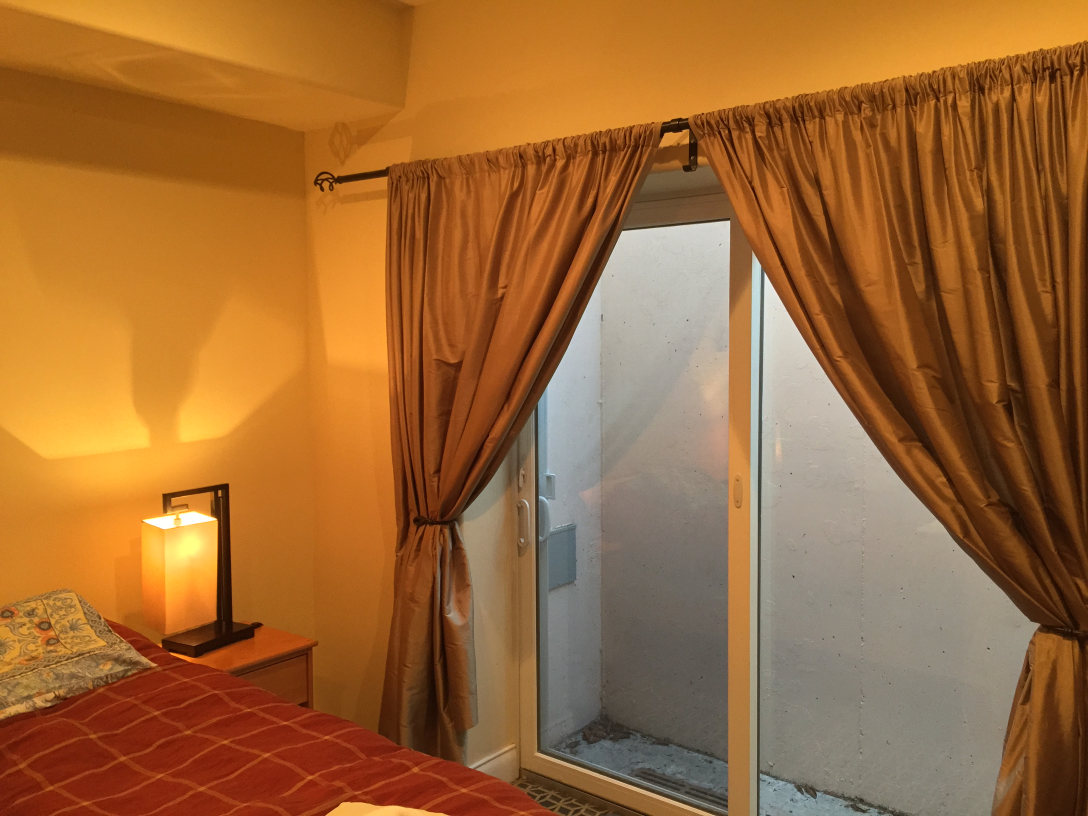
//> input picture data/test.jpg, 3264 x 2448 px (shown at 1/3 size)
$ ./main   (built with g++ and OpenCV 4)
//> lines starting //> are read from the running program, lines starting //| are printed output that depends on the picture
//> further down, image is the input picture: 2448 rows x 3264 cols, CV_8UC3; mean B, G, R 53.9, 104.4, 157.8
### source/line_detector/line_detector.h
#pragma once

#include <opencv2/imgproc/imgproc.hpp>
#include <opencv2/highgui/highgui.hpp>
#include <opencv2/ximgproc.hpp>
#include <unordered_map>
#include <functional>
#include <deque>
#include <array>

namespace std
{
	template<>
	struct hash<cv::Point2i>
	{
		size_t operator()(const cv::Point2i& point) const
		{
			return std::hash<int>()(point.x) ^ std::hash<int>()(point.y);
		}
	};
}

class LineDetector
{
	public:
		typedef struct
		{
			std::array<float, 4> line_equation;
			cv::Point2i p1;
			cv::Point2i p2;
			float length;
		} Segment;

	public:
		LineDetector();
		void detect(const cv::Mat& image, std::vector<Segment>& united_lines);

	private:
		typedef std::function<bool(const cv::Mat&, const int, const int)> FilterPredicate;
		typedef std::function<bool(const cv::Mat&, const cv::Point2i&)> SearchPredicate;
		typedef std::unordered_multimap<cv::Point2i, std::pair<int, int>> Endpoints;

	private:
		//get_skeleton
		void getSkeleton(const cv::Mat& image, cv::Mat& edges) const;
		void equalizeHistograms(const cv::Mat& image, cv::Mat& equalized_image) const;
		void skeletonize(cv::Mat& edges) const;
		void applyFilter(const cv::Mat kernel, cv::Mat& edges, FilterPredicate predicate) const;

		//track_skeleton
		void trackSkeleton(cv::Mat& edges, std::vector<std::vector<cv::Point2i>>& lines) const;
		void setBorderToZero(cv::Mat& image) const;
		void junctionAndEndpoint(cv::Mat& edges, std::vector<cv::Point2i>& endpoints) const;
		void trackLine(cv::Mat& edges, const cv::Point2i& point, std::vector<cv::Point2i>& line) const;
		bool nextPoint(cv::Mat& edges, const cv::Point2i& current_point, cv::Point2i& next_point) const;
		void getPotentialPoints(const cv::Mat& edges, const cv::Point2i& point, std::vector<cv::Point2i>& potential_points, SearchPredicate predicate) const;

		//unite_tracks
		void uniteTracks(const std::vector<std::vector<cv::Point2i>>& lines, std::vector<std::vector<cv::Point2i>>& united_lines) const;
		void buildGraph(const std::vector<std::vector<cv::Point2i>>& lines, const Endpoints& endpoints, std::unordered_multimap<int, int>& graph) const;
		void getInitialNodes(const std::unordered_multimap<int, int>& graph, std::deque<int>& initial_nodes) const;
		void findChains(std::unordered_multimap<int, int>& graph, std::deque<int>& initial_nodes, std::vector<std::vector<int>>& chains) const;
		void assembleLines(const std::vector<std::vector<int>>& chains, const std::vector<std::vector<cv::Point2i>>& lines, std::vector<std::vector<cv::Point2i>>& united_lines) const;
		void addEdge(std::unordered_multimap<int, int>& graph, const int vertex1, const int vertex2) const;
		float dist(const cv::Point2i& p1, const cv::Point2i& p2) const;
		void removeNode(std::unordered_multimap<int, int>& graph, const int node) const;
		void chainToLine(const std::vector<int>& chain, const std::vector<std::vector<cv::Point2i>>& lines, std::vector<cv::Point2i>& line, std::vector<int>& used_lines) const;

		//confirm_tracks
		void confirmTracks(const std::vector<std::vector<cv::Point2i>>& tracks, const cv::Mat& image, std::vector<std::vector<cv::Point2i>>& confirmed) const;
		void imageDiff(const cv::Mat& im1, const cv::Mat& im2, cv::Mat& result) const;
		void grad(const cv::Mat& image, const int d, cv::Mat& result) const;

		//get_lines
		void getLines(const std::vector<std::vector<cv::Point2i>>& tracks, std::vector<Segment>& lines) const;
		void processTrack(const std::vector<cv::Point2i>& track, std::vector<std::vector<cv::Point2i>>& lines, std::vector<Segment>& equations) const;
		float adjustLinearity(const float linearity, const std::vector<cv::Point2i>& segment) const;
		float segmentLinearity(const std::vector<cv::Point2i>& line) const;
		void fitLine(const std::vector<cv::Point2i>& points, std::array<float, 4>& line_equation) const;
		bool isInCorridor(const cv::Point2i& point, const std::array<float, 4>& line_equation, const float corridor_width = 2.0f) const;
		void encodeSegment(const std::vector<cv::Point2i>& segment, Segment& equation) const;
		void lineEquation(const cv::Point2f& p1, const cv::Point2f& p2, std::array<float, 4>& line_equation) const;
		float distanceToLine(const cv::Point2i& point, const std::array<float, 4>& line_equation) const;
		cv::Point2i perpPoint(const std::array<float, 4>& line_equation, const cv::Point2i point) const;
		cv::Point2i intersectPoint(const float a1, const float b1, const float c1, const float a2, const float b2, const float c2) const;

		//afterall_unite_lines
		void afterallUniteLines(const std::vector<Segment>& lines, std::vector<Segment>& united_lines) const;
		void computeAngles(const std::vector<Segment>& lines, std::vector<std::pair<float, int>>& angles) const;
		void buildGraph(const std::vector<Segment>& lines, const std::vector<std::pair<float, int>>& angles, std::unordered_multimap<int, int>& graph) const;
		void assembleLines(const std::vector<std::vector<int>>& chains, const std::vector<Segment>& lines, std::vector<Segment>& united_lines) const;
		void chainToLine(const std::vector<int>& chain, const std::vector<Segment>& lines, Segment& line, std::vector<int>& used_lines) const;

		bool isInside(const cv::Mat& image, const cv::Point2i& point) const
		{
			return (0 <= point.x && point.x < image.cols && 0 <= point.y && point.y < image.rows);
		}

	private:
		const int m_kernel_size;
		std::vector<cv::Mat> m_kernels;
};

### source/line_detector/stdafx.h
// stdafx.h: включаемый файл для стандартных системных включаемых файлов
// или включаемых файлов для конкретного проекта, которые часто используются, но
// не часто изменяются
//

#pragma once

#include "targetver.h"

#include <stdio.h>
#include <tchar.h>


// TODO: Установите здесь ссылки на дополнительные заголовки, требующиеся для программы

### source/line_detector/line_detector.cpp
#include "stdafx.h"
#include "line_detector.h"
#include <functional>
#include <numeric>
#include <array>
#include <iostream>

//#define DEBUG_DRAW

LineDetector::LineDetector() :
	m_kernel_size(3),
	m_kernels()
{
	m_kernels.push_back((cv::Mat_<float>(m_kernel_size, m_kernel_size) <<
		0, 0, -3,
		1, 4,  0,
		0, 1,  0));
	m_kernels.push_back((cv::Mat_<float>(m_kernel_size, m_kernel_size) <<
		-3, 0, 0,
		 0, 4, 1,
		 0, 1, 0));
	m_kernels.push_back((cv::Mat_<float>(m_kernel_size, m_kernel_size) <<
		0, 1,  0,
		1, 4,  0,
		0, 0, -3));
	m_kernels.push_back((cv::Mat_<float>(m_kernel_size, m_kernel_size) <<
		 0, 1, 0,
		 0, 4, 1,
		-3, 0, 0));
	m_kernels.push_back((cv::Mat_<float>(m_kernel_size, m_kernel_size) <<
		-1, -1, -1,
		-1,  9, -1,
		-1, -1, -1));
	m_kernels.push_back((cv::Mat_<float>(m_kernel_size, m_kernel_size) <<
		-1, 0, -1,
		 0, 5,  0,
		-1, 0, -1));
}

void LineDetector::detect(const cv::Mat& image, std::vector<Segment>& united_lines)
{
	//skeleton is an image of the same size as 'image'
	//white lines(tracks) of 1-pixel with, 8-connected, on black background
	cv::Mat skeleton;
	getSkeleton(image, skeleton);
#ifdef DEBUG_DRAW
	{
		cv::imwrite("1_get_skeleton.png", skeleton);
	}
#endif
	////////////////////////////////////////////////////////////////
	//skeleton vectorization
	//in tracks we have pixel-by-pixel records of each track in skeleton
	//each track has only two ends and no junctions
	//each junction in skeleton is treated as endpoint
	//btw, we will use this information about junctions later in 'unite_tracks'
	std::vector<std::vector<cv::Point2i>> tracks;
	trackSkeleton(skeleton, tracks);
#ifdef DEBUG_DRAW
	{
		cv::Mat img;
		img = image.clone();
		img.setTo(cv::Scalar(0, 0, 0));
		for each(auto& track in tracks)
		{
			if(track.size() > 1)
			{
				for(size_t i = 0; i < track.size() - 1; ++i)
					cv::line(img, track[i], track[i + 1], cv::Scalar(255, 255, 255));
			}
		}
		cv::imwrite("2_track_skeleton.png", img);
	}
#endif
	////////////////////////////////////////////////////////////////
	//unite broken tracks
	//first we said that all junctions are endpoints, but in fact they are not
	//for each junction point we now decide, which pair of broken segments to unite
	std::vector<std::vector<cv::Point2i>> united_tracks;
	uniteTracks(tracks, united_tracks);
#ifdef DEBUG_DRAW
	{
		cv::Mat img;
		img = image.clone();
		img.setTo(cv::Scalar(0, 0, 0));
		for each(auto& track in united_tracks)
		{
			if(track.size() > 1)
			{
				for(size_t i = 0; i < track.size() - 1; ++i)
					cv::line(img, track[i], track[i + 1], cv::Scalar(255, 255, 255));
			}
		}
		cv::imwrite("3_unite_tracks.png", img);
	}
#endif
	////////////////////////////////////////////////////////////////
	//some tracks are false positives due to very sensitive edge detection
	//here we confirm true positives(where there is a real line)
	//and filter false positives(no real line)
	std::vector<std::vector<cv::Point2i>> confirmed_tracks;
	confirmTracks(united_tracks, image, confirmed_tracks);
#ifdef DEBUG_DRAW
	{
		cv::Mat img;
		img = image.clone();
		img.setTo(cv::Scalar(0, 0, 0));
		for each(auto& track in confirmed_tracks)
		{
			if(track.size() > 1)
			{
				for(size_t i = 0; i < track.size() - 1; ++i)
					cv::line(img, track[i], track[i + 1], cv::Scalar(255, 255, 255));
			}
		}
		cv::imwrite("4_confirm_tracks.png", img);
	}
#endif
	////////////////////////////////////////////////////////////////
	//here we find linear(or, almost linear) parts in each track
	//sort of piecewise linear approximation
	std::vector<Segment> lines;
	getLines(confirmed_tracks, lines);
#ifdef DEBUG_DRAW
	{
		cv::Mat img;
		img = image.clone();
		img.setTo(cv::Scalar(0, 0, 0));
		for each(auto& track in lines)
			cv::line(img, track.p1, track.p2, cv::Scalar(255, 255, 255));
		cv::imwrite("5_get_lines.png", img);
	}
#endif
	////////////////////////////////////////////////////////////////
	//some extracted lines are really parts of one line, broken by some reason
	//here we try to unite at least some of such broken lines, in obvious cases
	united_lines.clear();
	afterallUniteLines(lines, united_lines);
#ifdef DEBUG_DRAW
	{
		cv::Mat img;
		img = image.clone();
		img.setTo(cv::Scalar(0, 0, 0));
		for each(auto& track in united_lines)
			cv::line(img, track.p1, track.p2, cv::Scalar(255, 255, 255));
		cv::imwrite("6_afterall_unite_lines.png", img);
	}
#endif
}

void LineDetector::getSkeleton(const cv::Mat& image, cv::Mat& edges) const
{
	//enhance contrast
	cv::Mat equalized_image;
	equalizeHistograms(image, equalized_image);

	//adaptive manifold filter
	//edge aware filter: remove noise, sharpen edges
	cv::Mat filtered_image;
	cv::ximgproc::amFilter(equalized_image, equalized_image, filtered_image, 3, 0.5, true);

	//canny
	cv::blur(filtered_image, filtered_image, cv::Size(3, 3));
	cv::Canny(filtered_image, edges, 200, 300, 5, true);

	//canny returns 4-connected lines, we need 8-connected
	skeletonize(edges);
}

void LineDetector::equalizeHistograms(const cv::Mat& image, cv::Mat& equalized_image) const
{
	std::vector<cv::Mat> channels;
	cv::split(image, channels);
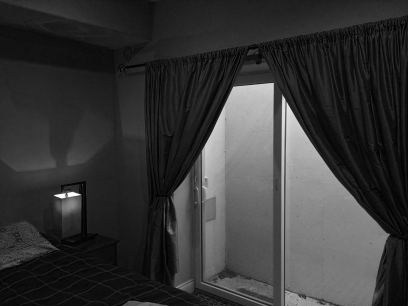
//> channels[0]: 612 rows x 816 cols, CV_8UC1 (shown at 1/2 size); min 0, max 255, mean 53.9
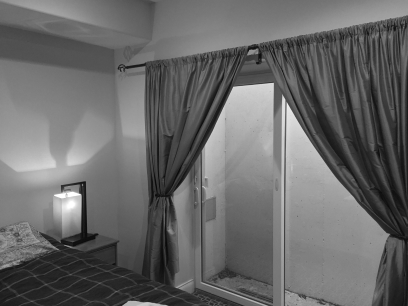
//> channels[1]: 612 rows x 816 cols, CV_8UC1 (shown at 1/2 size); min 5, max 255, mean 104.4
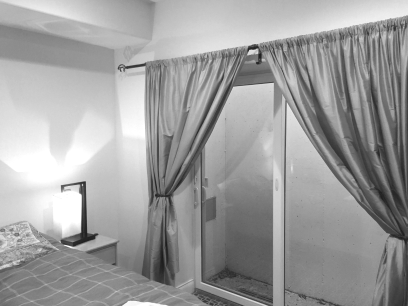
//> channels[2]: 612 rows x 816 cols, CV_8UC1 (shown at 1/2 size); min 23, max 255, mean 157.8
	for each(auto& channel in channels)
	{
		cv::Ptr<cv::CLAHE> clahe = cv::createCLAHE(2.0, cv::Size(8, 8));
		clahe->apply(channel, channel);
	}
//> this loop made 3 passes
//> pass 1, in equalizeHistograms, `clahe->apply(channel, channel);`:
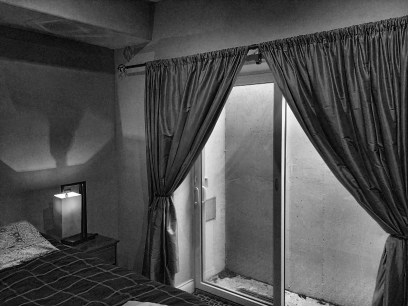
//> channel: 612 rows x 816 cols, CV_8UC1 (shown at 1/2 size); min 0, max 255, mean 78.7
	cv::merge(channels, equalized_image);
//> in getSkeleton, `cv::ximgproc::amFilter(equalized_image, equalized_image, filtered_imag..`:
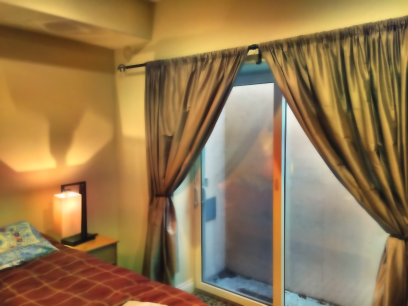
//> filtered_image: 612 rows x 816 cols, CV_8UC3 (shown at 1/2 size); mean B, G, R 78.6, 119.3, 148.8
}

void LineDetector::skeletonize(cv::Mat& edges) const
{
	//with k1-k4 we transform situations like:
	//
	//0 0 0		but not		0 0 X
	//X X 0					X X 0
	//0 X 0					0 X 0
	//
	//into
	//
	//0 0 0
	//X 0 0
	//0 X 0
	//
	//we have to do that for each kernel sequentially,
	//because each pass simplifies task for following passes, and we loose less information
	{
		FilterPredicate predicate = [](const cv::Mat& image, const int row, const int column) -> bool {
			return (image.at<float>(row, column) == 6.0f);
		};
		for(size_t kernel_counter = 0; kernel_counter < m_kernels.size(); ++kernel_counter)
			applyFilter(m_kernels[kernel_counter], edges, predicate);
//> this loop made 6 passes
//> pass 1, in applyFilter, `cv::filter2D(float_edges, float_edges, -1, kernel);`:
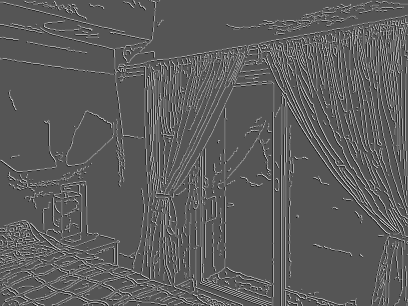
//> float_edges: 612 rows x 816 cols, CV_32FC1 (shown at 1/2 size); min -3, max 6, mean 0.266; drawn with min black and max white
//> after the loop:
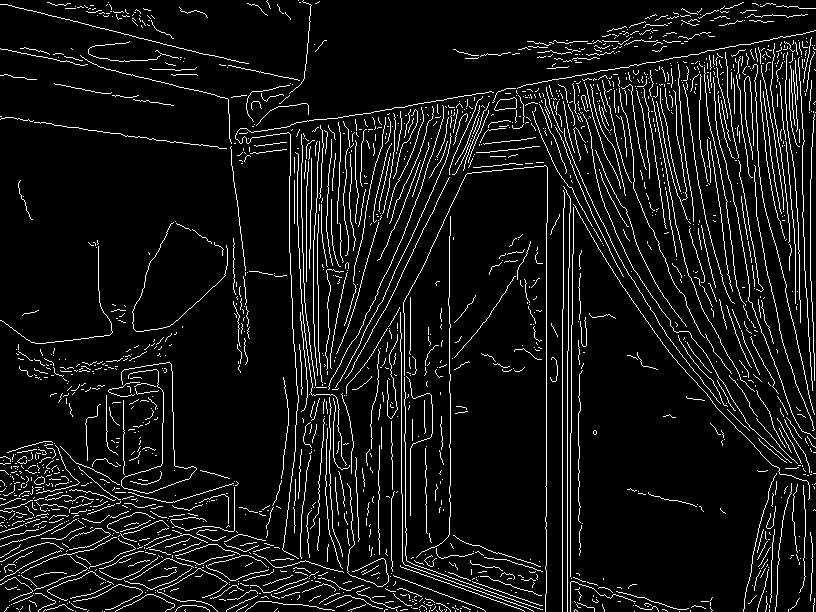
//> edges: 612 rows x 816 cols, CV_8UC1; 7.8% white in thin lines or dots
	}

	//here we just remove very complicated situations,
	//where central pixel is surrounded by 4 or more white pixels
	//(excluding diagonal cross situation:
	//X 0 X
	//0 X 0
	//X 0 X
	//we might deal with this situation)
	//
	//of course we loose some connections,
	//but in most cases very compilcated connections are useless
	FilterPredicate predicate = [](const cv::Mat& image, const int row, const int column) -> bool {
		return (0 < image.at<float>(row, column) && image.at<float>(row, column) <= 4.0f);
	};
	applyFilter(m_kernels[4], edges, predicate);
//> (the rest of the program and of its run is left out)
